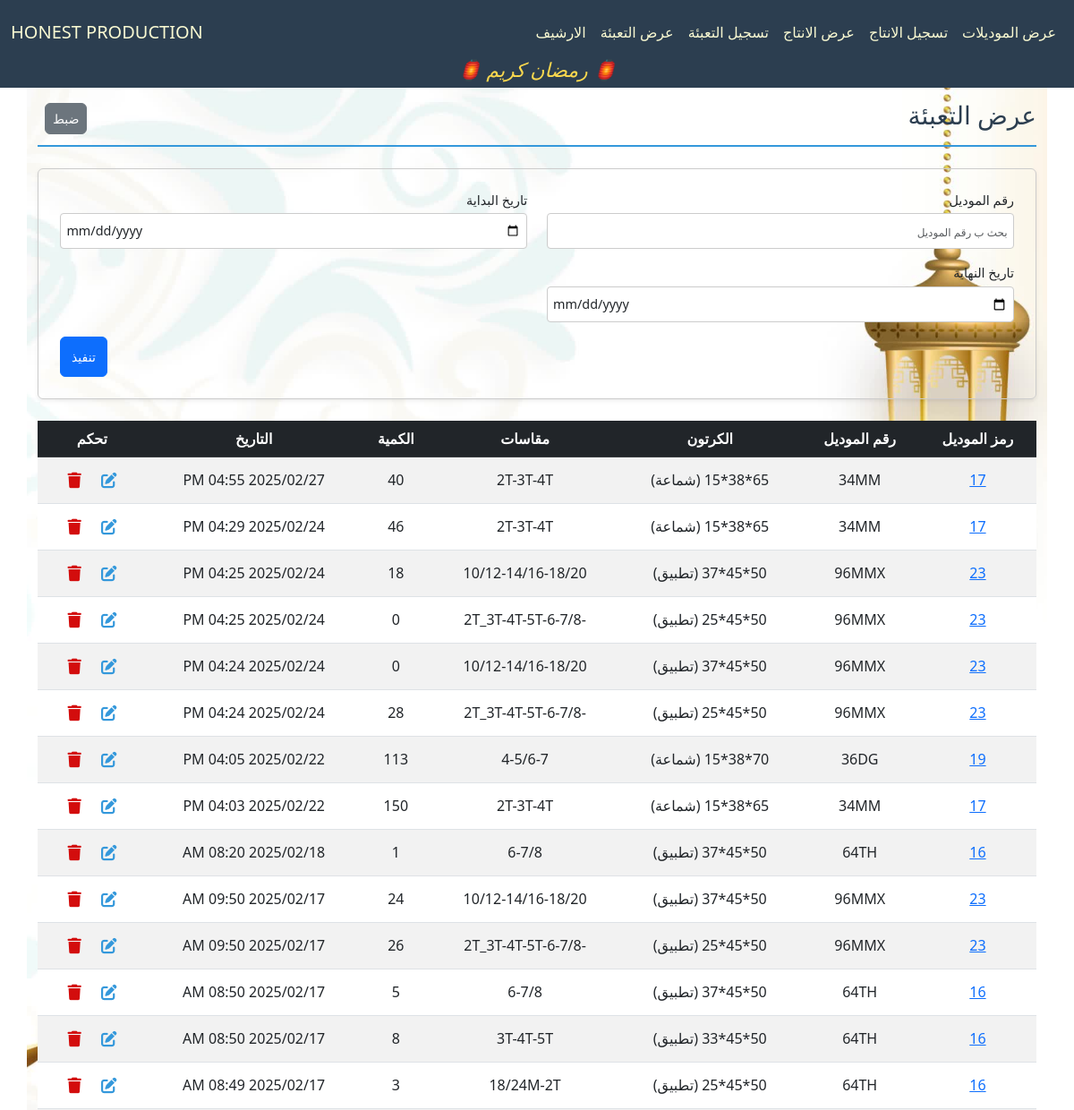
Before: /production/packing-list (upper part) with the older database file.
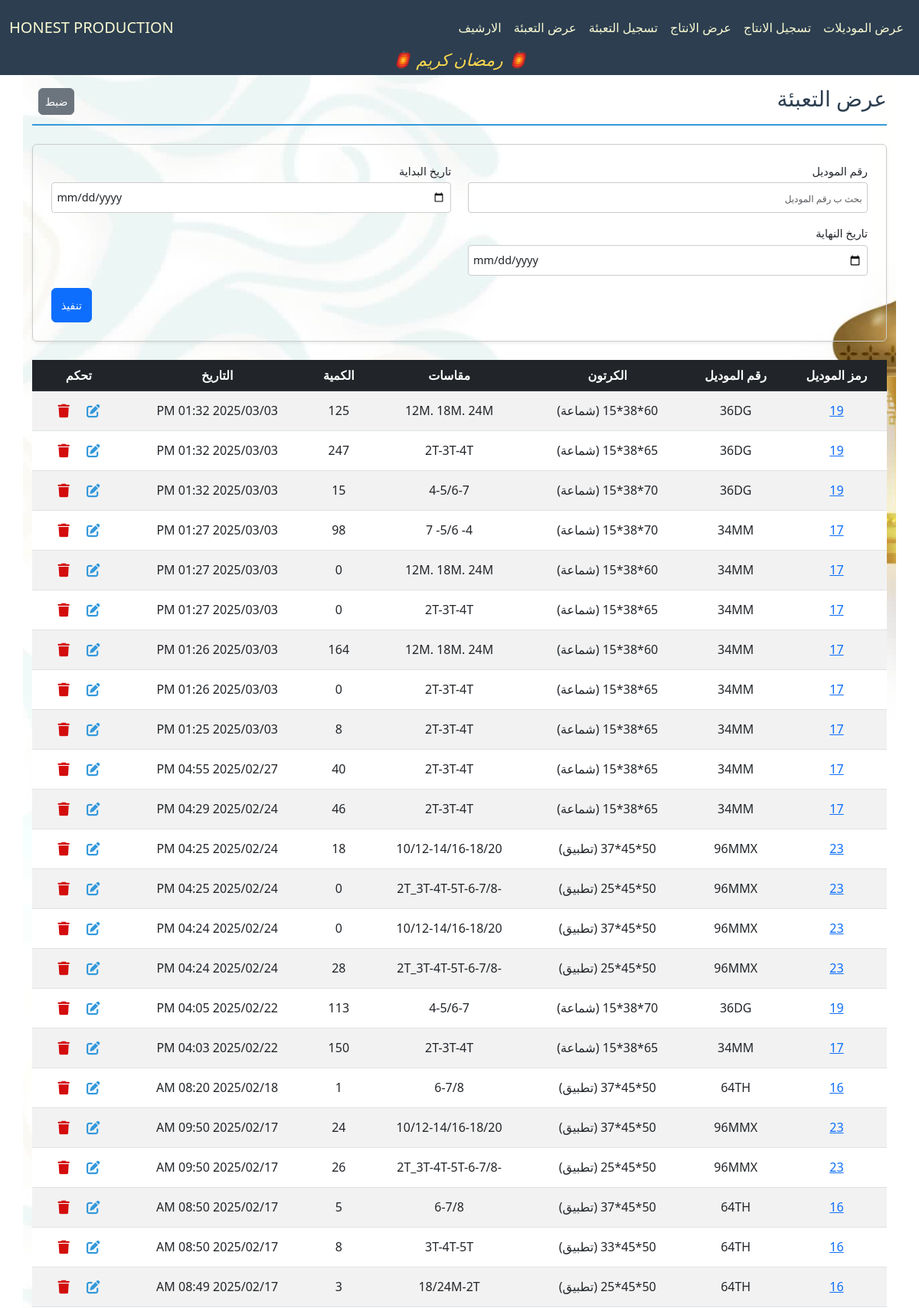
After: the same page with the newer database file.
### production/models.py (models this page shows, shortened)
class Packing(models.Model):
    model = models.ForeignKey(Model, verbose_name="الموديل", on_delete=models.CASCADE, related_name="packings")
    carton = models.ForeignKey(Carton, verbose_name="الكرتونة", on_delete=models.CASCADE, related_name="packings")
    created_at = models.DateTimeField(verbose_name="تاريخ الإنشاء", default=now)
    used_carton = models.PositiveIntegerField(verbose_name="الكرتون للتعبئة", blank=True, default=0)
    class Meta:
        ordering = ['-created_at']

class Model(models.Model):
    id = models.AutoField(primary_key=True, verbose_name="الرمز")
    model_number = models.CharField(max_length=50, verbose_name="رقم الموديل", unique=True)
    created_at = models.DateTimeField(verbose_name="تاريخ الإنشاء", default=now)
    ended_at = models.DateTimeField(verbose_name="تاريخ الانتهاء", blank=True, null=True)
    shipped_at = models.DateTimeField(verbose_name="تاريخ الشحن", blank=True, null=True)
    is_archive = models.BooleanField(default=False)
    is_shipped = models.BooleanField(default=False)
    available_carton = models.IntegerField(verbose_name="الكراتين المتبقية", blank=True, default=0)
    used_carton = models.IntegerField(verbose_name="الكراتين المستخدمة", blank=True, default=0)
    class Meta:
        ordering = ["-created_at"]

class Carton(models.Model):
    TYPE_CHOICES = [
        ("شماعة", "شماعة"),
        ("تطبيق", "تطبيق"),
    ]
    model = models.ForeignKey(Model, verbose_name="الموديل", on_delete=models.CASCADE, related_name="cartons")
    length = models.CharField(max_length=50, verbose_name="الطول", blank=True)
    width = models.CharField(max_length=50, verbose_name="العرض", blank=True)
    height = models.CharField(max_length=50, verbose_name="الارتفاع", blank=True)
    type = models.CharField(verbose_name="النوع", choices=TYPE_CHOICES, max_length=10, default="تطبيق")
    comment = models.CharField(max_length=100, verbose_name="المقاسات داخل الكرتونة", blank=True)

### production/views.py (the view)
# urls.py: path('packing-list', PackingListingView.as_view(), name='packing_list_view'),
class PackingListingView(ListView):
    template_name = "production/list_package.html"
    model = Packing
    paginate_by = 30
    filter_fields = ["model_number", "start_date", "end_date"]
    def parse_date(self, date_str):
        try:
            normalized_date = date_str.replace("\\", "/")
            return datetime.strptime(normalized_date, "%Y-%m-%d")
        except (ValueError, AttributeError):
            return None
    def get_queryset(self):
        queryset = super().get_queryset()
        filters = Q()
        model_number = self.request.GET.get("model_number")
        if model_number:
            filters &= Q(model__model_number__icontains=model_number)
        start_date = self.parse_date(self.request.GET.get("start_date"))
        end_date = self.parse_date(self.request.GET.get("end_date"))
        if start_date:
            filters &= Q(created_at__gte=start_date)
        if end_date:
            filters &= Q(created_at__lte=end_date)
        return queryset.filter(filters)
    def get_context_data(self, **kwargs):
        context = super().get_context_data(**kwargs)
        context["filter_fields"] = [
            {"field_name": "model_number", "verbose_name": "رقم الموديل", "value": self.request.GET.get("model_number", "")},
            {"field_name": "start_date", "verbose_name": "تاريخ البداية", "value": self.request.GET.get("start_date", "")},
            {"field_name": "end_date", "verbose_name": "تاريخ النهاية", "value": self.request.GET.get("end_date", "")},
        ]
        return context

### production/templates/production/list_package.html (shortened to what this page needs)
{% extends "cloth/layout.html" %}
{% load math_filters %}
{% block home_page %}
<a class="navbar-brand" href="{% url 'model_list_view' %}">HONEST PRODUCTION</a>
{% endblock %}
{% block navbar_links_small %}
{% include "production/nav_links.html" %}
{% endblock %}
{% block body %}
    <div class="pt-4 section-title d-flex justify-content-between align-items-center">
        <h2>عرض التعبئة</h2>
        <div class="ps-2">
            <a href="{% url 'production_list_view' %}" class="px-2 btn btn-secondary">ضبط</a>
        </div>
    </div>
    <form method="get" class="filter-form-flex mb-4 p-4 rounded shadow-sm">
        {% for filter_field in filter_fields %}
        <div class="form-group mb-3">
            <label for="filter_{{ forloop.counter }}" class="form-label">{{ filter_field.verbose_name }}</label>
            <input
                type="{% if filter_field.field_name in 'start_date end_date' %}date{% else %}text{% endif %}"
                id="filter_{{ forloop.counter }}"
                name="{{ filter_field.field_name }}"
                placeholder="بحث ب {{ filter_field.verbose_name }}"
                class="form-control"
                value="{{ filter_field.value }}">
        </div>
        {% endfor %}
        <div class="submit-container">
            <button type="submit" class="btn btn-primary submit-btn">تنفيذ</button>
        </div>
    </form>
    <div class="table-responsive">
        <table class="table table-striped table-hover">
            <thead class="table-dark">
                <tr>
                    <th>رمز الموديل</th>
                    <th>رقم الموديل</th>
                    <th>الكرتون</th>
                    <th>مقاسات</th>
                    <th>الكمية</th>
                    <th>التاريخ</th>
                    <th>تحكم</th>
                </tr>
            </thead>
            <tbody>
                {% for package_item in object_list %}
                <tr class="clickable-row" data-detail_url="{% url 'model_detail_view' package_item.model.id %}">
                    <td>
                        <a href="{% url 'model_detail_view' package_item.model.id %}">{{ package_item.model.id }}</a>
                    </td>
                    <td>{{ package_item.model.model_number }}</td>
                    <td>{{ package_item.carton.length }}*{{ package_item.carton.width }}*{{ package_item.carton.height }} ({{ package_item.carton.type }})</td>
                    <td>{{ package_item.carton.comment }}</td>
                    <td>{{ package_item.used_carton }}</td>
                    <td dir="rtl">{{ package_item.created_at|date:"Y/m/d h:i A" }}</td>
                    <td>
                        <a class="px-2 btn" href="{% url 'packingpiece_edit' package_item.id %}">
                        </a>
                        <a class="px-2 btn" href="{% url 'packingpiece_delete' package_item.id %}">
                            </a>
                    </td>
                </tr>
                {% empty %}
                <tr>
                    <td colspan="8" class="text-center">لا يوجد عناصر</td>
                </tr>
                {% endfor %}
            </tbody>
        </table>
    </div>
{% endblock body %}

Changed rows visible on the page:
added Packing: model.id "19", model.model_number "36DG", carton.length "60", carton.width "38", carton.type "شماعة", carton.comment "12M. 18M. 24M", used_carton "125", created_at "2025/03/03 01:32 PM"
added Packing: model.id "19", model.model_number "36DG", carton.length "65", carton.width "38", carton.type "شماعة", carton.comment "2T-3T-4T", used_carton "247", created_at "2025/03/03 01:32 PM"
added Packing: model.id "19", model.model_number "36DG", carton.length "70", carton.width "38", carton.type "شماعة", carton.comment "4-5/6-7", used_carton "15", created_at "2025/03/03 01:32 PM"
added Packing: model.id "17", model.model_number "34MM", carton.length "70", carton.width "38", carton.type "شماعة", carton.comment "4- 5/6- 7", used_carton "98", created_at "2025/03/03 01:27 PM"
added Packing: model.id "17", model.model_number "34MM", carton.length "60", carton.width "38", carton.type "شماعة", carton.comment "12M. 18M. 24M", used_carton "0", created_at "2025/03/03 01:27 PM"
added Packing: model.id "17", model.model_number "34MM", carton.length "65", carton.width "38", carton.type "شماعة", carton.comment "2T-3T-4T", used_carton "0", created_at "2025/03/03 01:27 PM"
added Packing: model.id "17", model.model_number "34MM", carton.length "60", carton.width "38", carton.type "شماعة", carton.comment "12M. 18M. 24M", used_carton "164", created_at "2025/03/03 01:26 PM"
added Packing: model.id "17", model.model_number "34MM", carton.length "65", carton.width "38", carton.type "شماعة", carton.comment "2T-3T-4T", used_carton "0", created_at "2025/03/03 01:26 PM"
added Packing: model.id "17", model.model_number "34MM", carton.length "65", carton.width "38", carton.type "شماعة", carton.comment "2T-3T-4T", used_carton "8", created_at "2025/03/03 01:25 PM"
